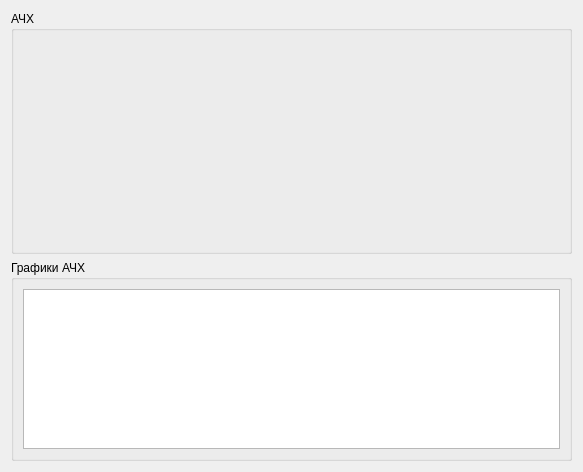
<?xml version="1.0" encoding="UTF-8"?>
<ui version="4.0">
 <class>Frequency</class>
 <widget class="QWidget" name="Frequency">
  <property name="geometry">
   <rect>
    <x>0</x>
    <y>0</y>
    <width>583</width>
    <height>472</height>
   </rect>
  </property>
  <property name="sizePolicy">
   <sizepolicy hsizetype="Preferred" vsizetype="Preferred">
    <horstretch>0</horstretch>
    <verstretch>0</verstretch>
   </sizepolicy>
  </property>
  <property name="windowTitle">
   <string>Form</string>
  </property>
  <layout class="QVBoxLayout" name="verticalLayout">
   <item>
    <widget class="QGroupBox" name="groupBox_3">
     <property name="sizePolicy">
      <sizepolicy hsizetype="Preferred" vsizetype="Preferred">
       <horstretch>0</horstretch>
       <verstretch>0</verstretch>
      </sizepolicy>
     </property>
     <property name="minimumSize">
      <size>
       <width>0</width>
       <height>200</height>
      </size>
     </property>
     <property name="title">
      <string>АЧХ</string>
     </property>
     <layout class="QGridLayout" name="gridLayout">
      <item row="0" column="0">
       <widget class="QCustomPlot" name="ProverkaGraph" native="true">
        <property name="sizePolicy">
         <sizepolicy hsizetype="Preferred" vsizetype="Preferred">
          <horstretch>0</horstretch>
          <verstretch>0</verstretch>
         </sizepolicy>
        </property>
       </widget>
      </item>
     </layout>
    </widget>
   </item>
   <item>
    <widget class="QGroupBox" name="groupBox_6">
     <property name="sizePolicy">
      <sizepolicy hsizetype="Preferred" vsizetype="Preferred">
       <horstretch>0</horstretch>
       <verstretch>0</verstretch>
      </sizepolicy>
     </property>
     <property name="maximumSize">
      <size>
       <width>16777215</width>
       <height>201</height>
      </size>
     </property>
     <property name="title">
      <string>Графики АЧХ</string>
     </property>
     <layout class="QGridLayout" name="gridLayout_3">
      <item row="0" column="0">
       <widget class="QTableWidget" name="tableWidgetAChH">
        <property name="sizePolicy">
         <sizepolicy hsizetype="MinimumExpanding" vsizetype="MinimumExpanding">
          <horstretch>0</horstretch>
          <verstretch>0</verstretch>
         </sizepolicy>
        </property>
        <attribute name="horizontalHeaderDefaultSectionSize">
         <number>50</number>
        </attribute>
       </widget>
      </item>
     </layout>
    </widget>
   </item>
  </layout>
 </widget>
 <customwidgets>
  <customwidget>
   <class>QCustomPlot</class>
   <extends>QWidget</extends>
   <header location="global">qcustomplot.h</header>
   <container>1</container>
  </customwidget>
 </customwidgets>
 <resources/>
 <connections/>
</ui>
